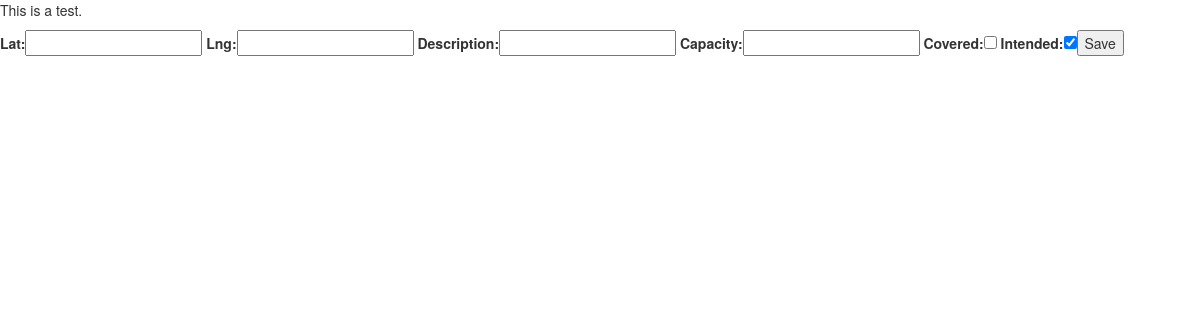
/, run on an earlier commit of the app's database.
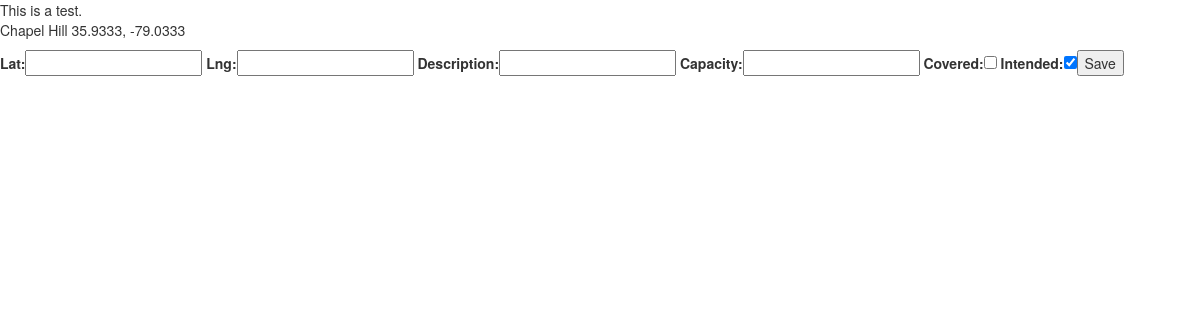
And on a later commit of the database.
### parking/models.py (models this page shows, shortened)
class rack(models.Model):
    lat = models.CharField(unique=False, max_length=50)
    lng = models.CharField(unique=False, max_length=50)
    description = models.CharField(unique=False, max_length=1000)
    capacity = models.IntegerField (max_length=3, null='True')
    covered = models.BooleanField (default=False)
    intended = models.BooleanField (default=True)
    class Meta(object):
        verbose_name_plural = "racks"
        ordering = ('lat', 'lng', 'description', 'capacity', 'covered', 'intended')

### parking/views.py (the view)
# urls.py: url(r'^$', 'parking.views.home', name="home"),
def home (request):
    form = rackForm(request.POST or None)
    if form.is_valid():
        form.save()
        return render(request, "rack.html", {
        })
    return render(request, "base.html", {
        'racks': Rack.objects.all(),
        'form': form
    })

### parking/models.py
class rackForm(ModelForm):
    class Meta:
        model = rack
        fields = ['lat', 'lng','description', 'capacity', 'covered', 'intended']

### bikeparking/templates/base.html (shortened to what this page needs)
{% load static from staticfiles %}
<!DOCTYPE html>
<html lang="en">
    <head>
        <link href="../static/css/bootstrap.min.css" rel="stylesheet" type="text/css">
        <link href="../static/css/styles.css" rel="stylesheet" type="text/css" />
    </head>
    <body>
      This is a test.
     <p>{% for rack in racks %}
        {{ rack.description }}
      {{ rack.lat }}, {{rack.lng}}
      {% endfor %}
     </p>
     <form method ="post">{%csrf_token%}{{ form }}<input type="submit" value="Save"></form>
    </body>
</html>

What changed in the data, as far as the page shows it:
added rack: description "Chapel Hill", lat "35.9333", lng "-79.0333"
